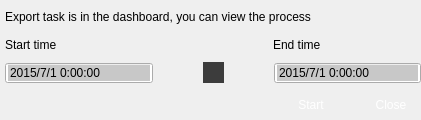
<?xml version="1.0" encoding="UTF-8"?>
<ui version="4.0">
 <class>VSCExport</class>
 <widget class="QDialog" name="VSCExport">
  <property name="windowModality">
   <enum>Qt::WindowModal</enum>
  </property>
  <property name="geometry">
   <rect>
    <x>0</x>
    <y>0</y>
    <width>421</width>
    <height>120</height>
   </rect>
  </property>
  <property name="windowTitle">
   <string>Export</string>
  </property>
  <property name="windowIcon">
   <iconset>
    <normaloff>:/logo/resources/vscsmall.png</normaloff>:/logo/resources/vscsmall.png</iconset>
  </property>
  <property name="modal">
   <bool>true</bool>
  </property>
  <layout class="QVBoxLayout" name="verticalLayout">
   <property name="leftMargin">
    <number>5</number>
   </property>
   <property name="topMargin">
    <number>5</number>
   </property>
   <property name="rightMargin">
    <number>0</number>
   </property>
   <property name="bottomMargin">
    <number>0</number>
   </property>
   <item>
    <widget class="QLabel" name="label">
     <property name="text">
      <string>Export task is in the dashboard, you can view the process</string>
     </property>
    </widget>
   </item>
   <item>
    <layout class="QHBoxLayout" name="horizontalLayout_3">
     <property name="spacing">
      <number>120</number>
     </property>
     <item>
      <widget class="QLabel" name="label_2">
       <property name="text">
        <string>Start time</string>
       </property>
      </widget>
     </item>
     <item>
      <widget class="QLabel" name="label_3">
       <property name="text">
        <string>End time</string>
       </property>
      </widget>
     </item>
    </layout>
   </item>
   <item>
    <layout class="QHBoxLayout" name="horizontalLayout_2">
     <property name="spacing">
      <number>50</number>
     </property>
     <item>
      <widget class="QDateTimeEdit" name="startTime">
       <property name="styleSheet">
        <string notr="true">QDateTimeEdit:hover {
border:none;
color:white;
background-color: rgb(85, 170, 255);}
QDateTimeEdit:pressed {
background-color: rgb(200, 200, 200);}
</string>
       </property>
       <property name="wrapping">
        <bool>false</bool>
       </property>
       <property name="buttonSymbols">
        <enum>QAbstractSpinBox::NoButtons</enum>
       </property>
       <property name="accelerated">
        <bool>false</bool>
       </property>
       <property name="showGroupSeparator" stdset="0">
        <bool>false</bool>
       </property>
       <property name="dateTime">
        <datetime>
         <hour>0</hour>
         <minute>0</minute>
         <second>0</second>
         <year>2015</year>
         <month>7</month>
         <day>1</day>
        </datetime>
       </property>
       <property name="displayFormat">
        <string>yyyy/M/d H:mm:ss</string>
       </property>
       <property name="calendarPopup">
        <bool>false</bool>
       </property>
      </widget>
     </item>
     <item>
      <widget class="QPushButton" name="pushButton">
       <property name="minimumSize">
        <size>
         <width>21</width>
         <height>21</height>
        </size>
       </property>
       <property name="maximumSize">
        <size>
         <width>21</width>
         <height>21</height>
        </size>
       </property>
       <property name="styleSheet">
        <string notr="true">background-color:rgb(60, 60, 60);
border:none;</string>
       </property>
       <property name="text">
        <string/>
       </property>
       <property name="icon">
        <iconset resource="../velibui.qrc">
         <normaloff>:/date/resources/date/libuinextm.png</normaloff>:/date/resources/date/libuinextm.png</iconset>
       </property>
      </widget>
     </item>
     <item>
      <widget class="QDateTimeEdit" name="endTime">
       <property name="styleSheet">
        <string notr="true">QDateTimeEdit:hover {
border:none;
color:white;
background-color: rgb(85, 170, 255);}
QDateTimeEdit:pressed {
background-color: rgb(200, 200, 200);}</string>
       </property>
       <property name="buttonSymbols">
        <enum>QAbstractSpinBox::NoButtons</enum>
       </property>
       <property name="dateTime">
        <datetime>
         <hour>0</hour>
         <minute>0</minute>
         <second>0</second>
         <year>2015</year>
         <month>7</month>
         <day>1</day>
        </datetime>
       </property>
       <property name="displayFormat">
        <string>yyyy/M/d H:mm:ss</string>
       </property>
       <property name="calendarPopup">
        <bool>false</bool>
       </property>
      </widget>
     </item>
    </layout>
   </item>
   <item>
    <layout class="QHBoxLayout" name="horizontalLayout">
     <property name="spacing">
      <number>20</number>
     </property>
     <item>
      <spacer name="horizontalSpacer">
       <property name="orientation">
        <enum>Qt::Horizontal</enum>
       </property>
       <property name="sizeHint" stdset="0">
        <size>
         <width>40</width>
         <height>20</height>
        </size>
       </property>
      </spacer>
     </item>
     <item>
      <widget class="QPushButton" name="pbStart">
       <property name="minimumSize">
        <size>
         <width>60</width>
         <height>30</height>
        </size>
       </property>
       <property name="maximumSize">
        <size>
         <width>60</width>
         <height>30</height>
        </size>
       </property>
       <property name="styleSheet">
        <string notr="true">QPushButton { 
border:none;
color:white;
background-image: url(:/action/resources/libuibutton.png);}
QPushButton:hover {
	background-image: url(:/action/resources/libuibuttonpress.png);}
QPushButton:pressed {
	background-image: url(:/action/resources/libuibutton.png);}
</string>
       </property>
       <property name="text">
        <string>Start</string>
       </property>
      </widget>
     </item>
     <item>
      <widget class="QPushButton" name="pbClose">
       <property name="minimumSize">
        <size>
         <width>60</width>
         <height>30</height>
        </size>
       </property>
       <property name="maximumSize">
        <size>
         <width>60</width>
         <height>30</height>
        </size>
       </property>
       <property name="styleSheet">
        <string notr="true">QPushButton { 
border:none;
color:white;
background-image: url(:/action/resources/libuibutton.png);}
QPushButton:hover {
	background-image: url(:/action/resources/libuibuttonpress.png);}
QPushButton:pressed {
	background-image: url(:/action/resources/libuibuttonpress.png);}
</string>
       </property>
       <property name="text">
        <string>Close</string>
       </property>
      </widget>
     </item>
    </layout>
   </item>
  </layout>
 </widget>
 <resources>
  <include location="../velibui.qrc"/>
 </resources>
 <connections>
  <connection>
   <sender>pbClose</sender>
   <signal>clicked()</signal>
   <receiver>VSCExport</receiver>
   <slot>reject()</slot>
   <hints>
    <hint type="sourcelabel">
     <x>369</x>
     <y>253</y>
    </hint>
    <hint type="destinationlabel">
     <x>179</x>
     <y>282</y>
    </hint>
   </hints>
  </connection>
 </connections>
</ui>
